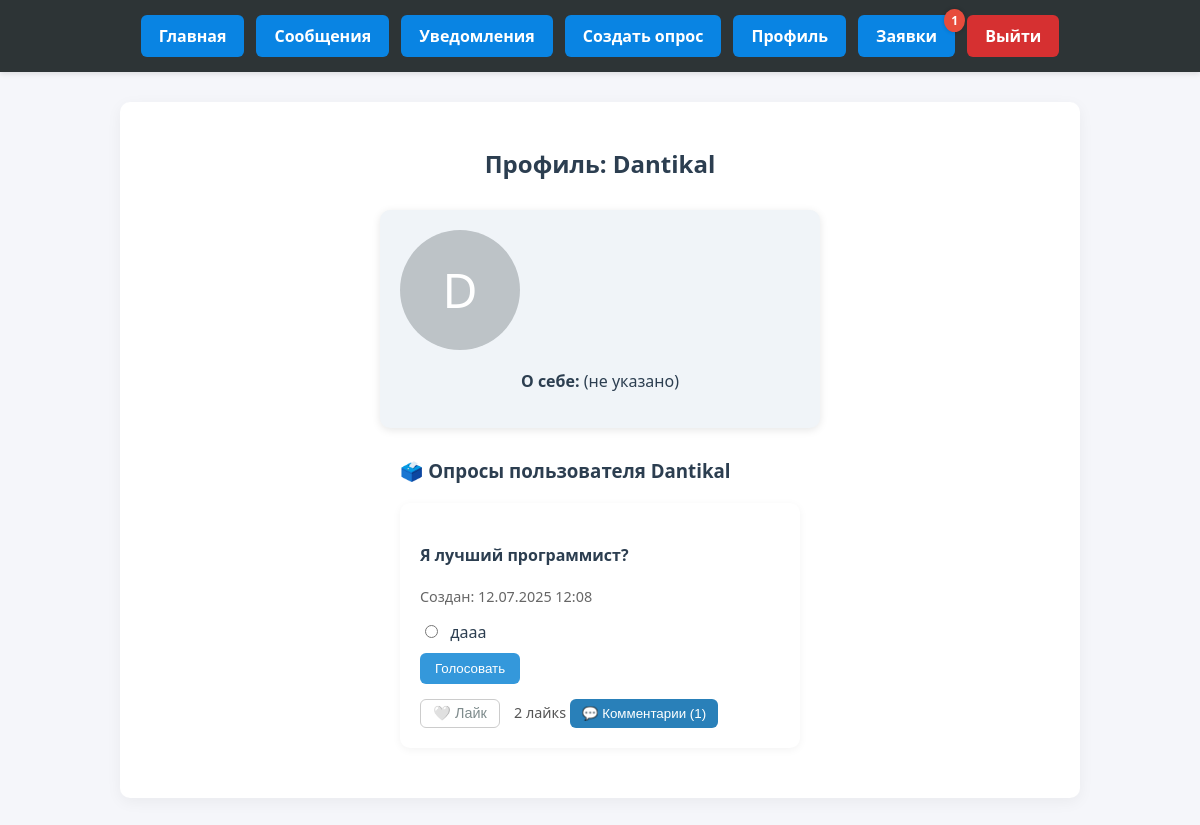
The app's page /profile/Dantikal/ (signed in) with its own data.
### core/models.py (models this page shows, shortened)
class Profile(models.Model):
    user = models.OneToOneField(User, on_delete=models.CASCADE)
    avatar = models.ImageField(upload_to=user_avatar_path, blank=True, null=True)
    about = models.TextField(blank=True, null=True)
    friends = models.ManyToManyField(User, related_name='friends', blank=True)

class Poll(models.Model):
    question = models.CharField(max_length=255)
    author = models.ForeignKey(User, on_delete=models.CASCADE)
    created_at = models.DateTimeField(auto_now_add=True)
    likes = models.ManyToManyField(User, related_name='liked_polls', blank=True)
    def total_likes(self):
        return self.likes.count()

class Choice(models.Model):
    poll = models.ForeignKey(Poll, related_name='choices', on_delete=models.CASCADE)
    choice_text = models.CharField(max_length=100)
    votes = models.IntegerField(default=0)

### core/views.py (the view)
# urls.py: path('profile/<str:username>/', views.user_profile, name='user_profile'),
def user_profile(request, username):
    user_obj = get_object_or_404(User, username=username)
    profile = user_obj.profile
    polls = Poll.objects.filter(author=user_obj).order_by('-created_at')
    incoming_request = None
    outgoing_request = None
    are_friends = False
    if request.user.is_authenticated:
        incoming_request = FriendRequest.objects.filter(from_user=user_obj, to_user=request.user).first()
        outgoing_request = FriendRequest.objects.filter(from_user=request.user, to_user=user_obj).first()
        are_friends = user_obj in request.user.profile.friends.all()
    context = {
        'profile_user': user_obj,
        'profile': profile,
        'user_polls': polls,
        'incoming_request': incoming_request,
        'outgoing_request': outgoing_request,
        'are_friends': are_friends,
    }
    return render(request, 'core/user_profile.html', context)

### core/templatetags/custom_tags.py (called while the page is built)
@register.filter
def unread_messages_count(user):
    if user.is_authenticated:
        return Message.objects.filter(recipient=user, is_read=False).count()
    return 0

### core/templatetags/poll_extras.py (called while the page is built)
@register.filter
def has_voted(user, poll):
    if not user.is_authenticated:
        return False
    return Vote.objects.filter(user=user, poll=poll).exists()

### core/templates/core/user_profile.html (shortened to what this page needs)
{% extends "core/base.html" %}
{% load poll_extras friend_extras %}
{% block content %}
<h2 style="text-align: center; margin-bottom: 30px;">
  Профиль: <strong>{{ profile_user.username }}</strong>
</h2>
<div style="max-width: 400px; margin: 0 auto 30px; background: #f0f4f8; padding: 20px; border-radius: 10px; box-shadow: 0 2px 8px rgba(0,0,0,0.1); text-align: center;">
  <div style="margin-bottom: 20px;">
    {% if profile.avatar %}
      <img src="{{ profile.avatar.url }}" alt="Avatar"
           style="width: 120px; height: 120px; object-fit: cover; border-radius: 50%; border: 3px solid #bdc3c7;">
    {% else %}
      <div style="width: 120px; height: 120px; border-radius: 50%; background-color: #bdc3c7;
                  font-size: 48px; color: white; line-height: 120px;">
        {{ profile_user.username|first|upper }}
      </div>
    {% endif %}
  </div>
  <p><strong>О себе:</strong> {{ profile.about|default:"(не указано)" }}</p>
</div>
<h3 style="max-width: 400px; margin: 0 auto 20px;">🗳️ Опросы пользователя {{ profile_user.username }}</h3>
<div style="max-width: 400px; margin: 0 auto;">
  {% if user_polls %}
    {% for poll in user_polls %}
      <div id="poll-{{ poll.id }}" style="background-color: #fff; padding: 20px; border-radius: 10px; margin-bottom: 25px; box-shadow: 0 2px 8px rgba(0,0,0,0.05);">
        <h4>{{ poll.question }}</h4>
        <p style="color: #666; font-size: 0.9em;">Создан: {{ poll.created_at|date:"d.m.Y H:i" }}</p>
        {% if request.user|has_voted:poll %}
          {% with total_votes=poll.choices.all|sum_votes %}
            {% for choice in poll.choices.all %}
              {% with percent=choice.votes|percentage:total_votes %}
                <div style="margin-bottom: 8px;">
                  <strong>{{ choice.choice_text }}</strong>: {{ choice.votes }} голос{{ choice.votes|pluralize }} — {{ percent }}%
                  <div style="background: #ecf0f1; border-radius: 6px; height: 14px;">
                    <div style="background: #3498db; height: 100%; width: {{ percent }}%; border-radius: 6px;"></div>
                  </div>
                </div>
              {% endwith %}
            {% endfor %}
          {% endwith %}
        {% else %}
          <form method="post" action="{% url 'vote' poll.id %}#poll-{{ poll.id }}">
            {% for choice in poll.choices.all %}
              <label style="display: block; margin-bottom: 10px;">
                <input type="radio" name="choice" value="{{ choice.id }}" style="margin-right: 8px;">
                {{ choice.choice_text }}
              </label>
            {% endfor %}
            <button type="submit"
                    style="background-color: #3498db; color: white; padding: 8px 15px; border: none; border-radius: 6px; cursor: pointer;">
              Голосовать
            </button>
          </form>
        {% endif %}
        <form method="post" action="{% url 'like_poll' poll.id %}#poll-{{ poll.id }}" style="display: inline;">
          <button type="submit"
                  style="background: transparent; border: 1px solid #ccc; padding: 5px 12px; border-radius: 6px; font-size: 0.9em; cursor: pointer; color: {% if request.user in poll.likes.all %}#e74c3c{% else %}#7f8c8d{% endif %};">
            {% if request.user in poll.likes.all %}❤️ Лайкнут{% else %}🤍 Лайк{% endif %}
          </button>
        </form>
        <span style="margin-left: 10px; font-size: 0.9em; color: #555;">
          {{ poll.total_likes }} лайк{{ poll.total_likes|pluralize }}
        </span>
        <button class="toggle-comments-btn" data-poll-id="{{ poll.id }}"
                style="margin-top: 15px; background-color: #2980b9; color: white; border: none; padding: 7px 12px; border-radius: 6px; cursor: pointer;">
          💬 Комментарии ({{ poll.comments.count }})
        </button>
      </div>
    {% endfor %}
  {% else %}
    <p style="text-align: center;">Пользователь ещё не создал ни одного опроса.</p>
  {% endif %}
</div>
{% endblock %}

### core/templates/core/base.html (style rules this page uses)
body { font-family: 'Segoe UI', Tahoma, sans-serif; margin: 0; background-color: #f5f6fa; color: #2c3e50; }

### records on screen
Profile: about "(не указано)"
Poll: question "Я лучший программист?", created_at "12.07.2025 12:08", shows "🤍 Лайк", total_likes "2", comments.count "1"
Choice: choice_text "дааа"

### other values on screen
{{ req_count }} "1"
{{ profile_user.username }} "Dantikal"
{{ profile_user.username|first|upper }} "D"
